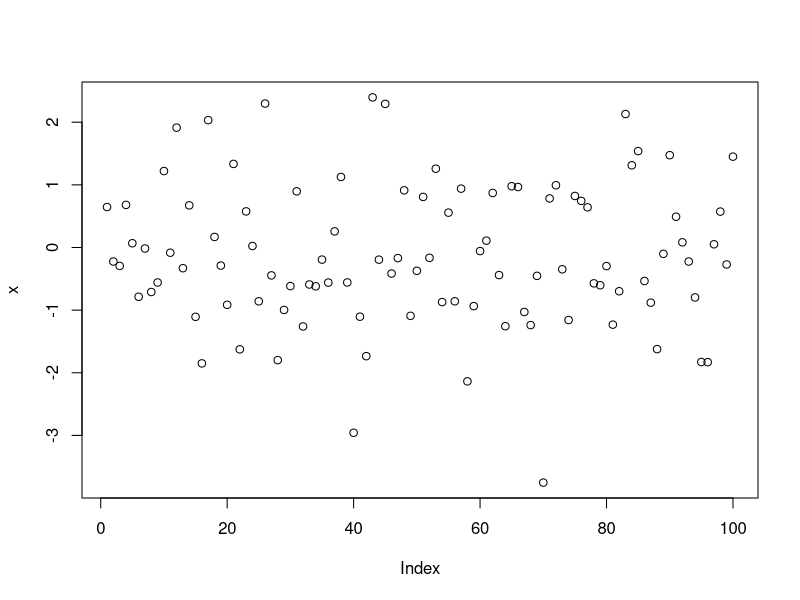
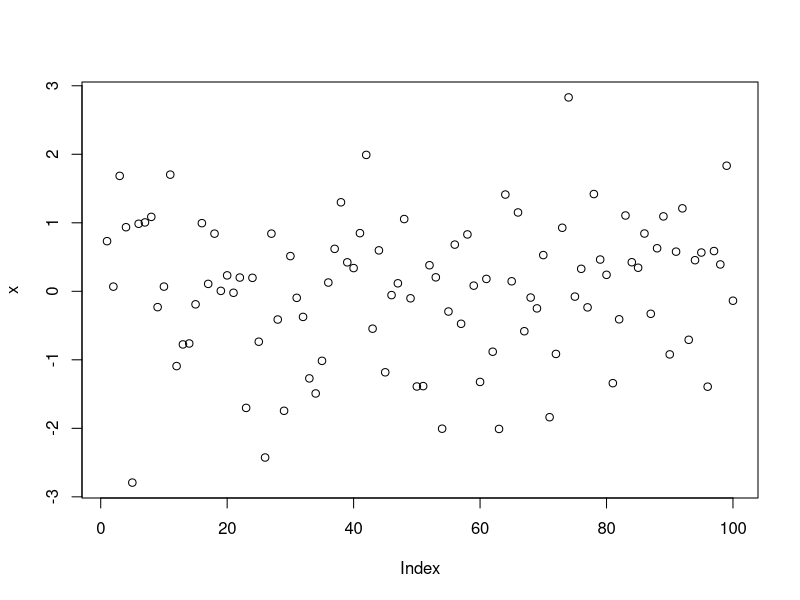
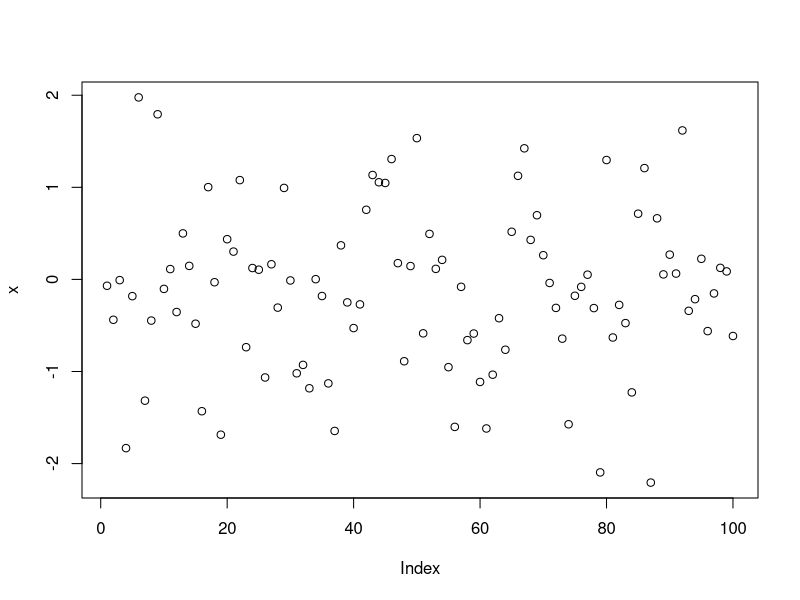
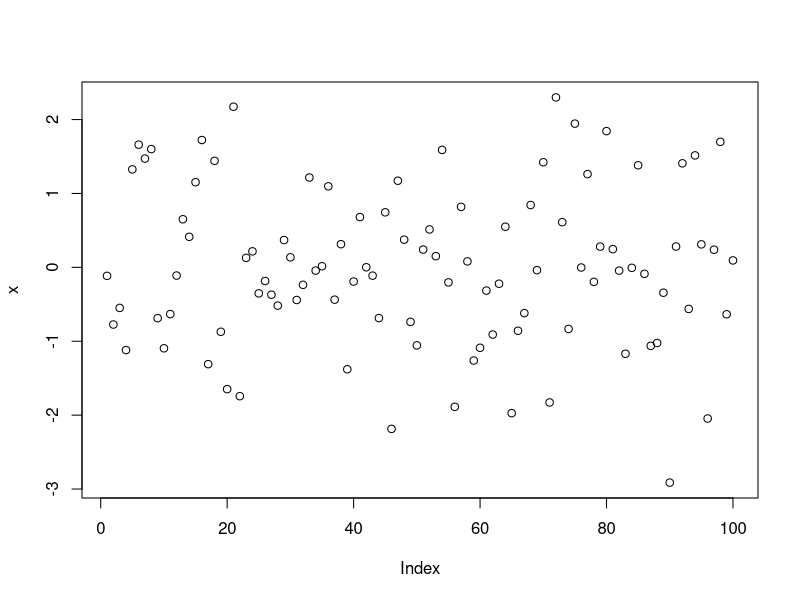

The R source for these figures, in order:
## ---- chunk 1
x = rnorm(100)
plot(x)
## ---- chunk 2
x = rnorm(100)
plot(x)
## ---- chunk 3
x = rnorm(100)
plot(x)
## ---- chunk 4
x = rnorm(100)
plot(x)
## ---- chunk 5

